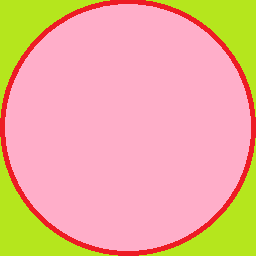
#> input picture WaveFunctionCollapse/2D/input/input6.png, 256 x 256 px, found by its file name; its folder holds only this picture in this run
$ python wfc2d.py
#> lines starting #> are read from the running program, lines starting #| are printed output that depends on the picture
import os
import random
import collections
from PIL import Image, ImageChops, ImageDraw, ImageSequence, ImagePalette
import pathlib
import glob
import hashlib
from pandas import *
import copy
import cProfile
import matplotlib.pyplot as plt
import matplotlib.image as mpimg
import matplotlib.animation as animation
import numpy
import math
import calendar
import time

DIR=str(pathlib.Path(__file__).parent.absolute())
DIR_OUTPUT = os.path.join(DIR,"output")
DIR_INPUT = os.path.join(DIR,"input")
ROTATIONS = False

# [26 lines left out: functions cellsDirs, cellsDirsNoPos, not called in this run]

def initWorkspace():
    files = glob.glob(DIR_OUTPUT+"/*")
    for f in files:
        os.remove(f)
#> the answer given: input/input6.png
#> the answer given: 3
#> the answer given: 3
#> in __init__, self.inputimg is the input picture: PIL image 256x256 RGB; mean R, G, B 238.2, 177.2, 154.6

def imgHash(img:Image):
    return hashlib.md5(img.tobytes()).hexdigest()

def crop(img, x, y, w, h):
    box = (x, y, x+w, y+h)
    area = img.crop(box)
    return area

# [50 lines left out: functions get_concat_h, get_concat_v, smart_get_concat, createPatternsFromImages, not called in this run]

def createPatternsFromImage(imgsrc:Image, N:int):
    """
    Creates NxN patterns from image with given filename. Returns a dict (k,v) where k = hash of img, v = img.
    """
#> called with N = 3
    patterns = dict()
    imgwrap = crop(imgsrc,0,0,imgsrc.width,imgsrc.height)

    img = Image.new('RGB', (imgsrc.width+N, imgsrc.height+N))
#> img: PIL image 259x259 RGB; every value is 0
    img.paste(imgsrc,(0,0))
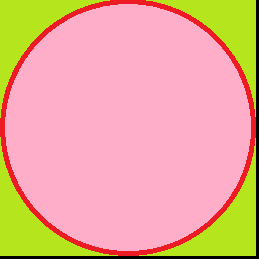
#> img: PIL image 259x259 RGB; mean R, G, B 232.7, 173.1, 151
    img.paste(imgwrap,(0,imgsrc.height))
    img.paste(imgwrap,(imgsrc.width,0))
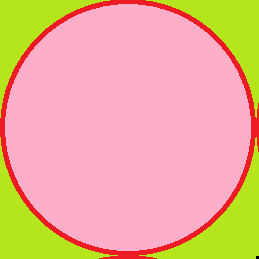
#> img: PIL image 259x259 RGB; mean R, G, B 237.1, 177.6, 151.7
    img.paste(imgwrap,(imgsrc.width,imgsrc.height))

    for x in range(img.size[0]-N):
        for y in range(img.size[1]-N):
            pattern = crop(img, x, y,N,N)
            key = f"pat_{x}_{y}_r{0}"
            key = imgHash(pattern)
            patterns.setdefault(key,0)
            patterns[key] = pattern.copy()
            if ROTATIONS:
                for i in range(1,4):
                    pattern = pattern.rotate(90)
                    key = f"pat_{x}_{y}_r{i}"
                    key = imgHash(pattern)
                    patterns.setdefault(key,0)
                    patterns[key] = pattern.copy()
#> this loop made 256 passes

    return patterns


class WFC2D:
    def __init__(self, inputimg:Image, N:int, cellCount:int):
        self.inputimg = inputimg
        self.N = N
        self.cellCount = cellCount
        self.__initPatterns(show=True)
        self.__initConstraints(show=False)
        self.__initCells()
        self.animation_frames_plt = list()
        self.animation_frames_gif = list()

    def __initPatterns(self,show=True):
        self.patterns = createPatternsFromImage(self.inputimg, self.N)
        print(f"Finished initing patterns. Total number of patterns: {len(self.patterns)}")
#| Finished initing patterns. Total number of patterns: 130

        #Makes simple patterns plot.
        if not show:
            return
        s = math.sqrt(len(self.patterns))+1
        fig = plt.figure(figsize=(self.N*4,self.N*4))
        for i,pattern in enumerate(self.patterns.values(),1):
            fig.add_subplot(s,s,i)
            plt.axis('off')
            plt.imshow(pattern)
#> this loop made 1 pass
#> i on pass 1: 1
        fig.canvas.set_window_title('Patterns')
        plt.show()
        plt.close()

    # [158 lines left out: functions __initCells, __observe, imageFromCells, __initConstraints, __stackpropagate, __hasError and 2 more, not called in this run]

if __name__ == "__main__":
    initWorkspace()
    print("Input filename (only .png images files from input folder):")
    fname = input()
    print("N parameter for NxN patterns:")
    n = int(input())
    print("Number of cells (with NxN size) that will make CxC image:")
    c = int(input())
#> (the run stopped early here; a loop or call above may not have finished)
